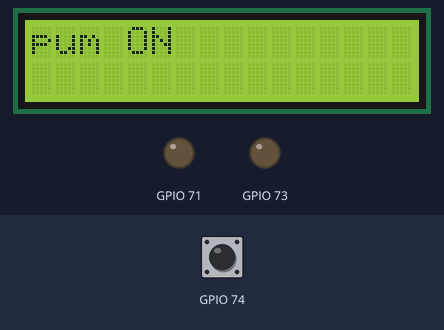
Recording of a sketch running on a simulated ESP8266 (NodeMCU). On the bench: 16×2 character LCD, output pins drawn as LEDs (lit = HIGH). The inputs (shaded band) are chosen by the test bench; at power-on: GPIO 74 HIGH. The local clock reads 2024-03-15 10:24:30 at power-on unless the sketch sets it; what the sketch prints to the serial monitor is not drawn.

Above: at 1.2 s.
1.3 s: GPIO 74 pulled LOW for 1 s
At 2.8 s:
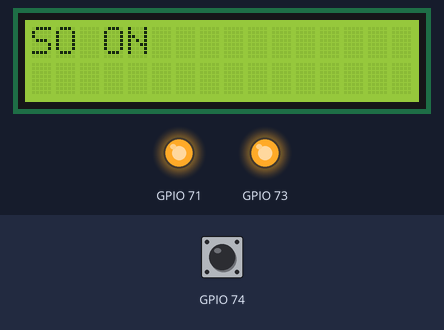
4.6 s: GPIO 74 pulled LOW for 3.2 s
At 9.0 s:
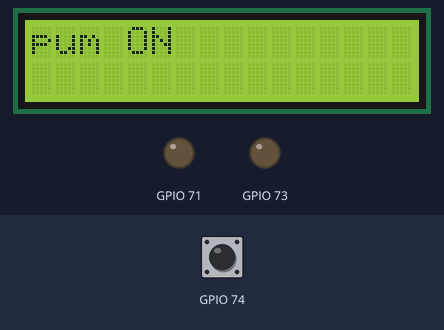
Timing chart, 0 to 10.5 s (numbered marks = the images above; inputs shaded):
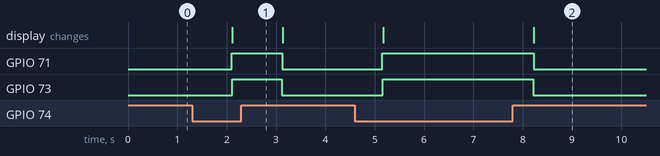

The sketch:

TimesLCD.ino
```cpp
#include <Wire.h> // must be included here so that Arduino library object file references work
#include <RtcDS1307.h>
RtcDS1307<TwoWire> Rtc(Wire);
#include <Wire.h>
#include <LiquidCrystal_I2C.h>
LiquidCrystal_I2C lcd(0x3F, D1, D2);
char timeline[16];
#include <Adafruit_MCP23017.h>
Adafruit_MCP23017 mcp;
void setup() {
  Serial.begin(57600);
  Serial.print("compiled: ");
  Serial.print(__DATE__);
  Serial.println(__TIME__);
  lcd.begin();
  Rtc.Begin();
  RtcDateTime compiled = RtcDateTime(__DATE__, __TIME__);
  Serial.println();
  Rtc.SetSquareWavePin(DS1307SquareWaveOut_Low);
  mcp.begin();
  mcp.pinMode(7,OUTPUT);
  mcp.pinMode(9,OUTPUT);
  mcp.pinMode(10,INPUT);
  mcp.pullUp(10,HIGH);

  pinMode(D5,INPUT);
  pinMode(D6,INPUT);
}
int cout = 0 ;
void loop() {

    if (!Rtc.IsDateTimeValid())
    {
        Serial.println("RTC lost confidence in the DateTime!");
        lcd.print("RTC lost confidence in the DateTime!");
    }
    RtcDateTime now = Rtc.GetDateTime();
    //Times(now);
   if(mcp.digitalRead(10) == 0 ){
  Pumoff();
   soon();
  }
  if(mcp.digitalRead(10)!= 0 ){
  sooff();
  Pumon();
  }

    delay(1000);

}
int x=0;
void Times(const RtcDateTime& dt){
  lcd.clear();
   sprintf(timeline,"  %0.2d : %0.2d : %0.2d",dt.Hour(), dt.Minute(), dt.Second());
  lcd.print(timeline);

}
```

onpumt.ino
```cpp
void Pumon(){
  mcp.digitalWrite(7,LOW);
   lcd.clear();
   lcd.print("pum ON");
}
void Pumoff(){
  mcp.digitalWrite(7,HIGH);
   lcd.clear();
   lcd.print("pum OFF");
}
void soon(){
  mcp.digitalWrite(9,HIGH);
   lcd.clear();
   lcd.print("SO ON");
}
void sooff(){
 mcp.digitalWrite(9,LOW);

   lcd.clear();
   lcd.print("SO OFF");
}
```

Measured:
- after the input at 1.3 s, GPIO 71: LOW → HIGH after 0.80 s, → LOW 1.0 s later; GPIO 73: LOW → HIGH after 0.81 s, → LOW 1.0 s later; the display: changes after 0.82 s (image 1)
- after the input at 4.6 s, GPIO 71: LOW → HIGH after 0.56 s, → LOW 3.1 s later; GPIO 73: LOW → HIGH after 0.57 s, → LOW 3.0 s later; the display: first changes after 0.57 s (image 2 shows a later state)
